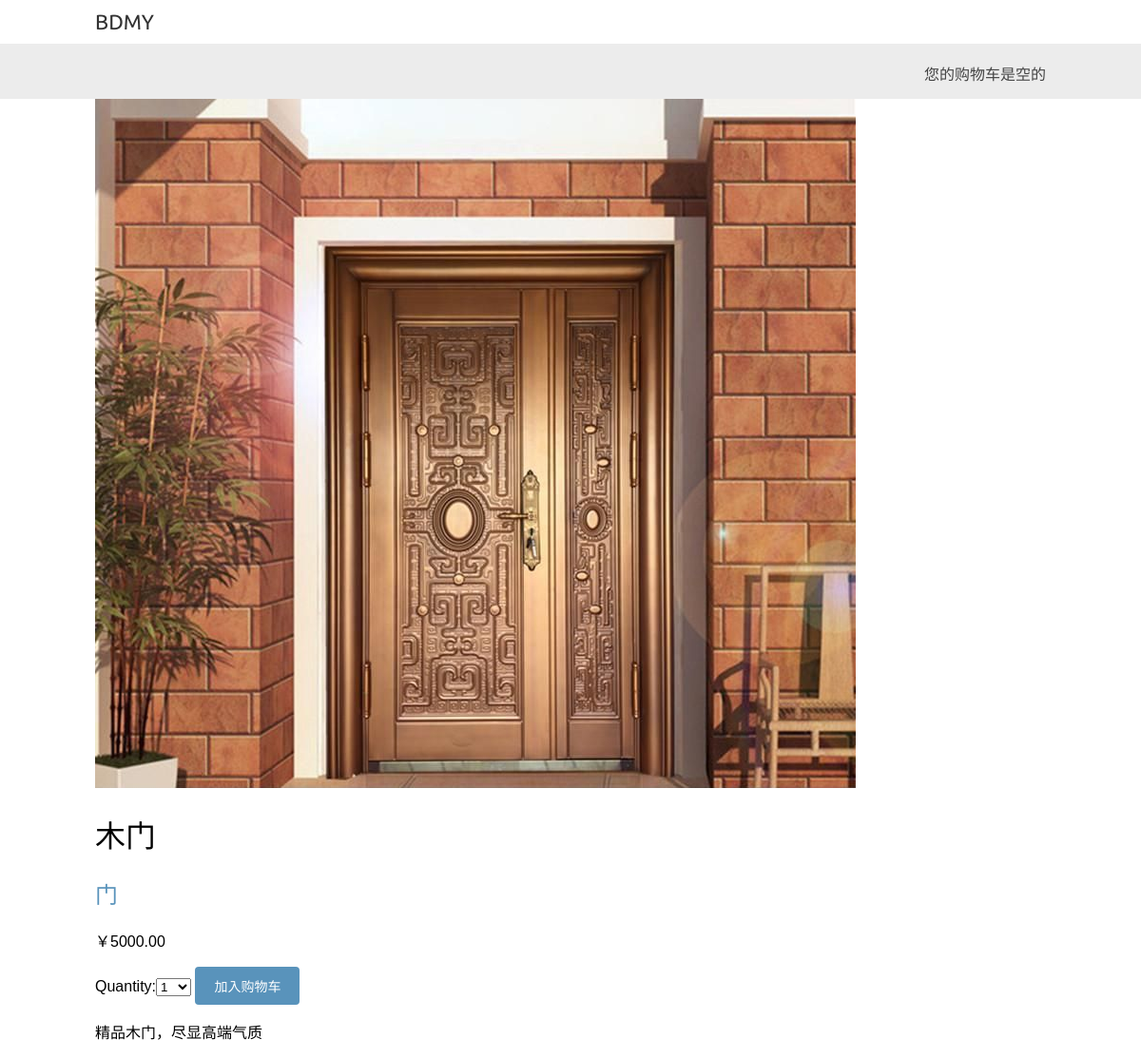
Screenshot of /2/02/ with the database file from the repository.
### shop/models.py (models this page shows, shortened)
class Product(models.Model):
    category=models.ForeignKey(Category,
                               related_name='products')
    name=models.CharField(max_length=200,db_index=True)
    slug =models.SlugField(max_length=200,db_index=True)
    image = models.ImageField(upload_to='products/%Y/%m/%d',
                              blank=True)
    description=models.TextField(blank=True)
    price = models.DecimalField(max_digits=10,decimal_places=2)
    stock=models.PositiveIntegerField()
    available=models.BooleanField(default=True)
    created=models.DateTimeField(auto_now_add=True)
    updated=models.DateTimeField(auto_now=True)
    class Meta:
        ordering=('name',)
        index_together=(('id','slug'),)

class Category(models.Model):
    name=models.CharField(max_length=200,
                          db_index=True)
    slug=models.SlugField(max_length=200,
                          db_index=True,
                          unique=True)
    class Meta:
        ordering=('name',)
        verbose_name='vategory'
        verbose_name_plural='categories'
    def __str__(self):
        return self.name
    def get_absolute_url(self):
        return reverse('shop:product_list_by_category',
                       args=[self.slug])

### shop/views.py (the view)
def product_detail(request,id,slug):
    product=get_object_or_404(Product,
                              id=id,
                              slug=slug,
                              available=True)
    cart_product_form=CartAddProductForm()
    return render(request,
                  'shop/product/detail.html',
                  {'product':product,
                   'cart_product_form':cart_product_form})

### cart/forms.py
class CartAddProductForm(forms.Form):
    quantity=forms.TypedChoiceField(
        choices=PRODUCT_QUANTITY_CHOICES,
        coerce=int)
    update=forms.BooleanField(required=False,
                              initial=False,
                              widget=forms.HiddenInput)

### cart/cart.py (called while the page is built)
    def __len__(self):
        return sum(item['quantity'] for item in self.cart.values())

### cart/context_processors.py (called while the page is built)
def cart(request):
    return {'cart':Cart(request)}

### shop/templates/shop/product/detail.html (shortened to what this page needs)
{% extends 'shop/base.html' %}
{% load static %}
{% block content %}
  <div class 'product-detail'>
      <img src='{% if product.image %}{{ product.image.url }}{% else %}{% static 'img/no_image.png' %}{% endif %}'>
      <h1>{{ product.name }}</h1>
      <h2><a href='{{ product.category.get_absolute_url }}'>{{ product.category }}</a></h2>
      <p class='price'>￥{{product.price }}</p>
      <form action='{% url 'cart:cart_add' product.id %}'method='post'>
          {{ cart_product_form}}
          <input type='submit' value='加入购物车'>
      </form>
      {{ product.description|linebreaks }}
  </div>
  {% endblock %}

### shop/static/css/base.css (style rules this page uses)
body { margin:0; padding:0; font-family:helvetica, sans-serif; }
h1, h2, h3, h4, h5 , h6 { font-family: 'Ubuntu', sans-serif; font-weight:normal; }
a { text-decoration:none; color:#5993bb; }
a.button, input[type="submit"] { color:#fff; background:#5993bb; border-radius:4px; padding:10px 20px; font-size:14px; border:0; }

### rows the page displays
Product: image (picture), name "木门", category "门", price "5000.00", description "精品木门，尽显高端气质"
